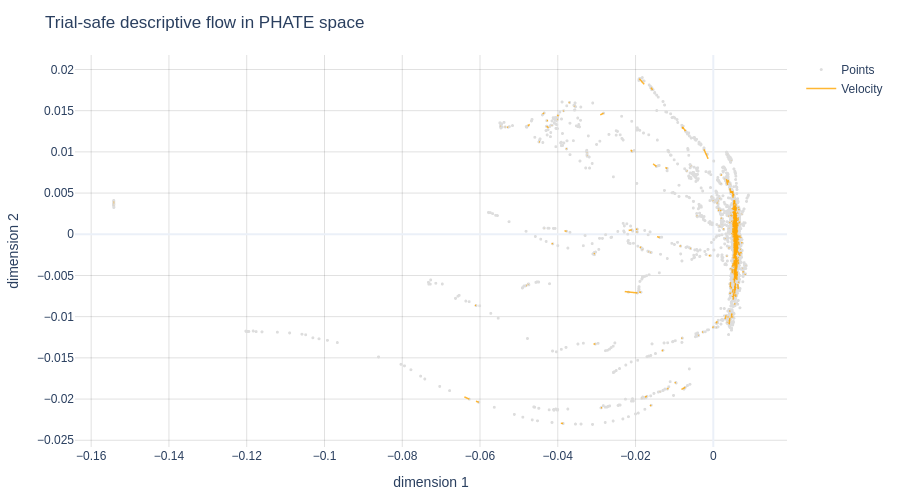

Notebook source saved alongside this figure:
### Code cell
# coco-pipe draws the field it just computed; no hand-tuned arrow scaling.
velocity_figure = plot_streamlines(
    flow_embedding[:, :2],
    velocity[:, :2],
    title=f"Trial-safe descriptive flow in {FLOW_METHOD} space",
    random_state=SEED,
)
velocity_figure.update_xaxes(title_text="dimension 1")
velocity_figure.update_yaxes(title_text="dimension 2")
velocity_figure.show()

### Figure 1 — Plotly figure (JSON) as saved in the notebook; plotly's stock layout.template omitted (floating-point values rounded to 4 significant figures; data arrays with more than 128 entries replaced by an {"elided": "..."} marker saying what was removed)
{"data": [{"hoverinfo": "skip", "marker": {"color": "#DDDDDD", "size": 3}, "mode": "markers", "name": "Points", "type": "scattergl", "x": {"elided": "7840 float values"}, "y": {"elided": "7840 float values"}}, {"line": {"color": "orange", "width": 1.5}, "mode": "lines", "name": "Velocity", "opacity": 0.8, "type": "scattergl", "x": {"elided": "3000 float values"}, "y": {"elided": "3000 float values"}}], "layout": {"height": 500, "margin": {"b": 50, "l": 50, "r": 40, "t": 55}, "title": {"text": "Trial-safe descriptive flow in PHATE space"}, "xaxis": {"title": {"text": "dimension 1"}}, "yaxis": {"title": {"text": "dimension 2"}}}}
